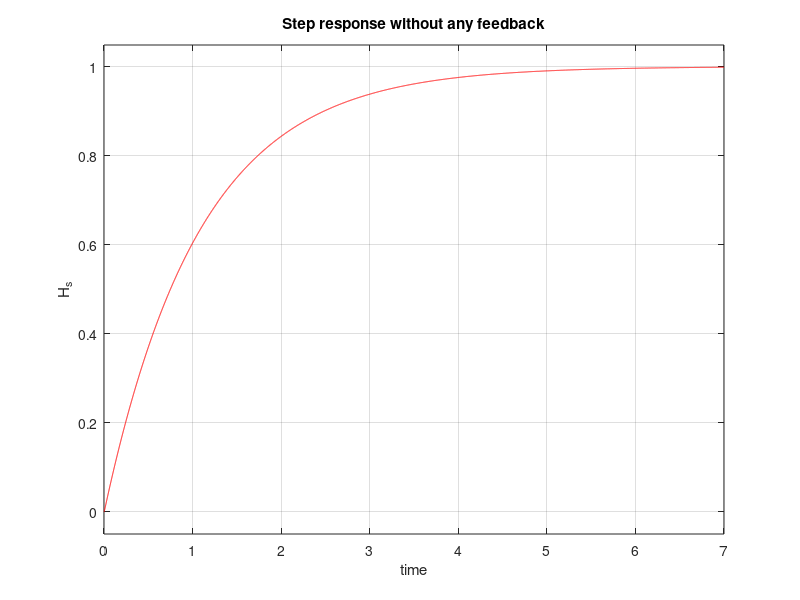

MATLAB code to generate this figure: (Note: this script raises an error after producing the figure.)
%% Dynamic inversion design for exercise 2 

clear all 
close all 
clc

% Given values
C1 = 1*10^(-6);
C2 = 1.15*10^(-6);
R1 = 5*10^5;
R2 = 0.5*10^4; 

% For the transfer function
p0 = 1; 
r0 = 1; 
r1 = R1*C1+R1*C2+R2*C2; 
r2 = R1*R2*C1*C2; 

%% Transfer function 

s = tf('s'); 
H_s = p0/(r0 + r1*s + r2*s^2);
H_s = minreal(H_s)
subplot(2, 1, 1); 
step(H_s, 'r'); 
xlabel('time'); 
ylabel('H_s');
title('Step response without any feedback'); 
hold on ; 

%% Find the good shape 

p_cara = [1 375.9 347.8]; 
racine = roots(p_cara); 
a = racine(1); 
b = racine(2);
K1 = 347.8/(a*b); 
T1 = -1/b; 
T2 = -1/a;
Tdelay = 0 ; %there is no delay
alpha = 1.282; %overshoot = 0,05
beta = 2.718; %overshoot = 0,05
Tw = calc_tw(H_s); 

%% PID Controller design
Ti = T1 + T2; 
r0 = (2*Ti)/(K1*2*Tw); 
Td = (T1*T2)/(T1+T2); 

G_pid = r0*(1+1/(Ti*s)+Td*s);
G_FB_PID = feedback(G_pid*H_s, 1); 
subplot(2, 1, 2); 
step(G_FB_PID, 'g'); 
xlabel('time'); 
ylabel('H_s');
title('Step response, PID designed by dynamic inversion design'); 

figure(2)
step(G_FB_PID, 'g'); 
xlabel('time'); 
ylabel('H_s');
title('Step response, PID designed by dynamic inversion design'); 



